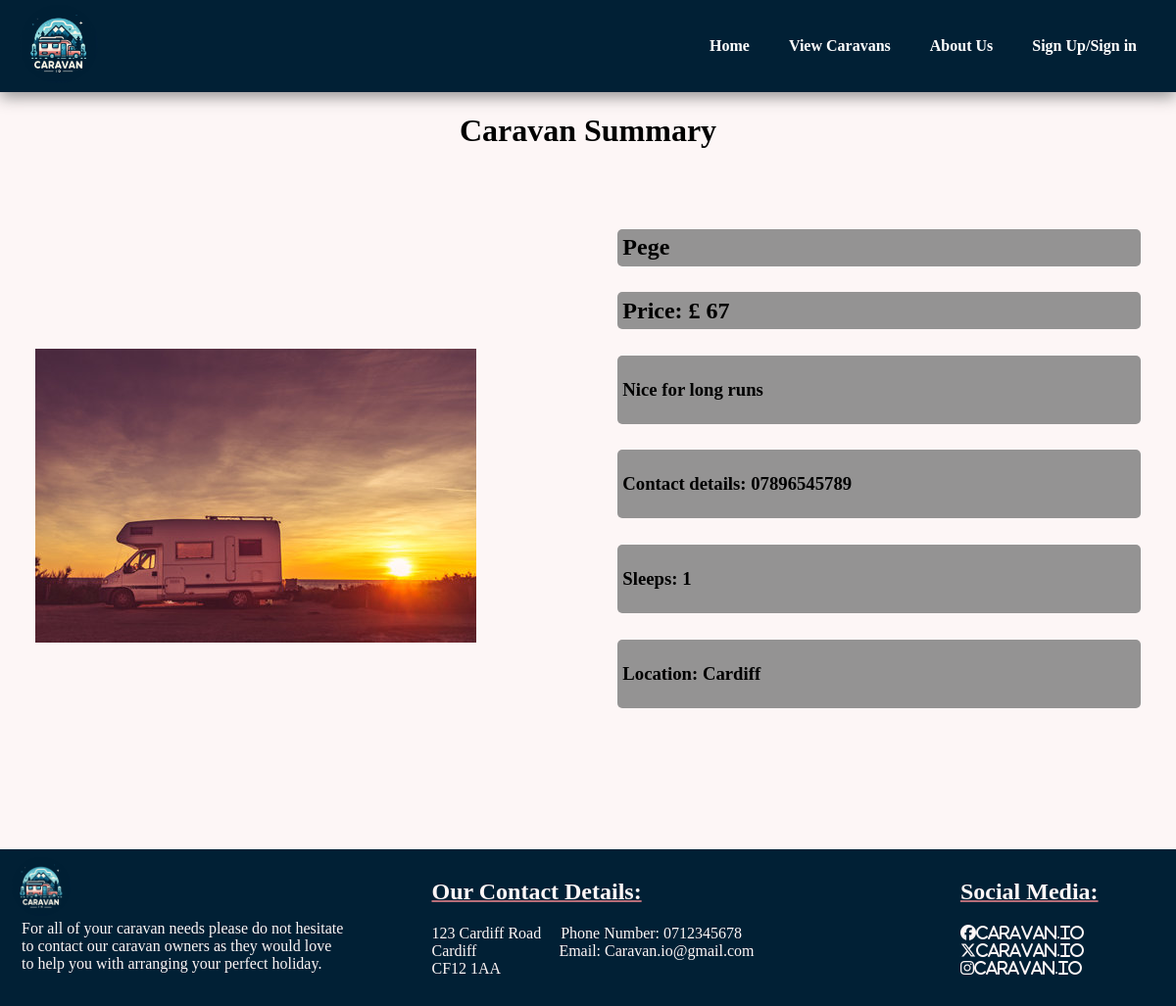
Page /CaravanSummary/caravansummmary.php?id=85 on the committed database.
### tables this page shows
CREATE TABLE `listinginput` (
  `id` int(20) NOT NULL,
  `title` varchar(50) NOT NULL,
  `price` bigint(20) NOT NULL,
  `description` varchar(200) NOT NULL,
  `contact` varchar(250) NOT NULL,
  `qty` int(250) NOT NULL,
  `location` varchar(250) NOT NULL,
  `image` blob NOT NULL,
  `user_id` int(11) NOT NULL
);

### CaravanSummary/caravansummmary.php (the view, shortened to what this page needs)
<?php
$mysqli = require __DIR__."/database.php";
$caravan_id = $_GET['id'];
$sql = "SELECT * FROM listinginput WHERE id = $caravan_id";
$result = $mysqli->query($sql);
if ($result && $result->num_rows > 0) {
    $row = $result->fetch_assoc();
    $caravan_title = htmlspecialchars($row['title']);
    $sleeps = htmlspecialchars($row['qty']);
    $location = htmlspecialchars($row['location']);
    $price = htmlspecialchars($row['price']);
    $description = htmlspecialchars($row['description']);
    $contact = htmlspecialchars($row['contact']);
} else {
    echo "Caravan not found!";
}
$user = null;
?>
<!DOCTYPE html>
<html lang="en">
<head>
    <link rel="stylesheet" href="caravansummary.css">
</head>
<body>
<?php if (isset($_SESSION["user_id"])): ?>
    <section id="header">
        <a href="/MainProgram/MainPage/mainLoged.php"><img src="/MainProgram/img/logo.jpg" width="80" height="auto" class="logo"></a>
        <div>
            <ul id="navbar">
                <li><a class="active" href="/MainProgram/MainPage/mainLoged.php">Home</a></li>
                <li><a href="/MainProgram/viewCaravans/viewcaravans.php">View Caravans</a></li>
                <li><a href="/MainProgram/aboutUs/aboutus.php">About Us</a></li>
                <li><img src="/MainProgram/img/userprofile2.png" onclick="toggleMenu()" width="35" height="auto"></li>
            </ul>
            <div class="sub-menu-wrap" id="subMenu">
                <div class="sub-menu">
                    <div class="user-info">
                        <img src="/MainProgram/img/userprofile2.png" width="35" height="auto">
                        <h2><?= isset($user["first_name"]) ? htmlspecialchars($user["first_name"]) : "Guest" ?></h2>
                    </div>
                    <hr>
                    <a href="/MainProgram/addListing/phpdemo1.php" class="sub-menu-link">
                        <img src="/MainProgram/img/add.png" width="17" height="auto">
                        <p>Add Listing</p>
                        <span>></span>
                    </a>
                    <a href="/MainProgram/editListing/EditListing.php" class="sub-menu-link">
                        <img src="/MainProgram/img/edit.png" width="17" height="auto">
                        <p>Edit Listing</p>
                        <span>></span>
                    </a>
                    <a href="/MainProgram/MainPage/logout.php" class="sub-menu-link">
                        <img src="/MainProgram/img/logout.png" width="17" height="auto">
                        <p>Log Out</p>
                        <span>></span>
                    </a>
                </div>
            </div>
        </div>
        <script>
            let subMenu = document.getElementById("subMenu");
            function toggleMenu() {
                subMenu.classList.toggle("open-menu");
            }
        </script>
    </section>
<?php else: ?>
    <section id="header">
        <a href="/MainProgram/index.php"><img src="/MainProgram/img/logo.jpg" width="80" height="auto" class="logo"></a>
        <div>
            <ul id="navbar">
                <li><a class="active" href="/MainProgram/index.php">Home</a></li>
                <li><a href="/MainProgram/viewCaravans/viewcaravans.php">View Caravans</a></li>
                <li><a href="/MainProgram/aboutUs/aboutus.php">About Us</a></li>
                <li><a href="/MainProgram/loginFormFolder/login.php">Sign Up/Sign in</a></li>
            </ul>
        </div>
    </section>
<?php endif; ?>
<h1>Caravan Summary</h1>
<div id="Caravandetails" class="caravan_summary">
    <div class="summaryimage">
        <?php
        if (!empty($row['image'])) {
            $imagePath = "/MainProgram/addListing/uploads/" . $row['image'];
            echo '<img src="' . $imagePath . '" />';
        } else {
            echo '<img src="uploads/placeholder.jpg" />';
        }
        ?>
    </div>
    <div class="details">
        <div class="title">
            <h2><?= $caravan_title ?></h2>
        </div>
        <div class="price">
            <h2> <?php echo "Price: £ ". $price ?></h2>
        </div>
        <div class="Description">
            <h3><?= $description ?></h3>
        </div>
        <div class="Contact">
            <h3><?php echo "Contact details: ".$contact ?></h3>
        </div>
        <div class="Sleeps">
            <h3><?php echo "Sleeps: ". $sleeps ?></h3>
        </div>
        <div class="Location">
            <h3><?php echo "Location: ".$location ?></h3>
        </div>
    </div>
</div>
<footer>
    <div class="footer-row">
        <div class="col">
            <img src="/MainProgram/img/logo.jpg" class="logo">
            <p>For all of your caravan needs please do not hesitate<br>
                to contact our caravan owners as they would love <br>
                to help you with arranging your perfect holiday.</p>
        </div>
        <div class="contact">
            <h2> Our Contact Details:</h2>
            <p>
                123 Cardiff Road &nbsp;&nbsp;&nbsp; Phone Number: 0712345678<br>
                Cardiff &nbsp;&nbsp;&nbsp;&nbsp;&nbsp;&nbsp;&nbsp;&nbsp;&nbsp;&nbsp;&nbsp;&nbsp;&nbsp;
                &nbsp;&nbsp;&nbsp;&nbsp;&nbsp; Email: Caravan.io@gmail.com <br>
                CF12 1AA <br>
            </p>
        </div>
        <div class="col">
            <h2>Social Media:</h2>
            <i class="fa-brands fa-facebook">Caravan.io</i><br>
            <i class="fa-brands fa-x-twitter">Caravan.io</i><br>
            <i class="fa-brands fa-instagram">Caravan.io</i>
        </div>
    </div>
</footer>
</body>
</html>

### CaravanSummary/caravansummary.css (style rules this page uses)
body { background-color: #FDF6F6; margin: 0; padding: 0; height: 100%; }
a { text-decoration: none; color: inherit; font-weight: 900; }
#header { display: flex; align-items: center ; justify-content: space-between; padding: 5px 20px; background:#012035 ; box-shadow: 0 5px 15px #949393; z-index: 1; position: sticky; top: 0; left: 0; }
#navbar { display: flex; align-items: center ; justify-content: center; }
#navbar li { list-style: none; padding: 0 20px; }
#navbar li a { text-decoration: none; font-size: 16px; font-weight: 600; color: white ; }
#header img { border-radius: 50%; }
footer { width: 100%; position: relative; background-color: #012035; height: 160px; bottom: 0; }
.footer-row .logo { height: auto ; width: 60px; border-radius: 50%; margin-top: 2%; }
footer p { padding:0 0 0 10px ; margin-top: 0 ; color: #FDF6F6; }
footer h2 { color: #FDF6F6; align-items: center; margin-top: 30px; padding: 0 0 0 10px; text-decoration: underline 2px #B76E79 ; }
.footer-row { width: 98%; margin: auto; display: flex; flex-wrap: wrap; align-items: flex-start; justify-content: space-between; }
.col { flex-basis: 33%; }
.col i { color: #FDF6F6; padding: 0 0 0 10px; margin: auto; }
.col h2 { position: relative; margin-top: 30px; }
.col i , .col h2 { padding-left: 180px; }
h1 { text-align: center; }
.caravan_summary { display: flex; align-items: center; justify-content: center; height: 40%; margin-bottom: 2%; padding-bottom: 5%; }
.summaryimage { flex: 1; padding-right: 5%; margin-left: 3%; margin-top: 5%; }
.summaryimage img { max-width: 100%; height: auto; align-items: center; align-content: center; }
.details { height: 100%; flex: 1; margin-right: 3%; margin-top: 5%; }
.details h2 { margin: 0; }
.title { background-color: #949393; border-radius: 5px; padding: 1% 1% 1% 1%; }
.price { margin-top: 5%; background-color: #949393; border-radius: 5px; padding: 1% 1% 1% 1%; }
.Description { margin-top:5%; background-color: #949393; border-radius: 5px; padding: 1% 1% 1% 1%; }
.Contact { margin-top: 5%; background-color: #949393; border-radius: 5px; padding: 1% 1% 1% 1%; }
.Sleeps { margin-top: 5%; background-color: #949393; border-radius: 5px; padding: 1% 1% 1% 1%; }
.Location { margin-top: 5%; background-color: #949393; border-radius: 5px; padding: 1% 1% 1% 1%; margin-bottom: 5vw; }

### rows in the picture
listinginput: image (picture), title "Pege", price "67", description "Nice for long runs", contact "07896545789", qty "1", location "Cardiff"
